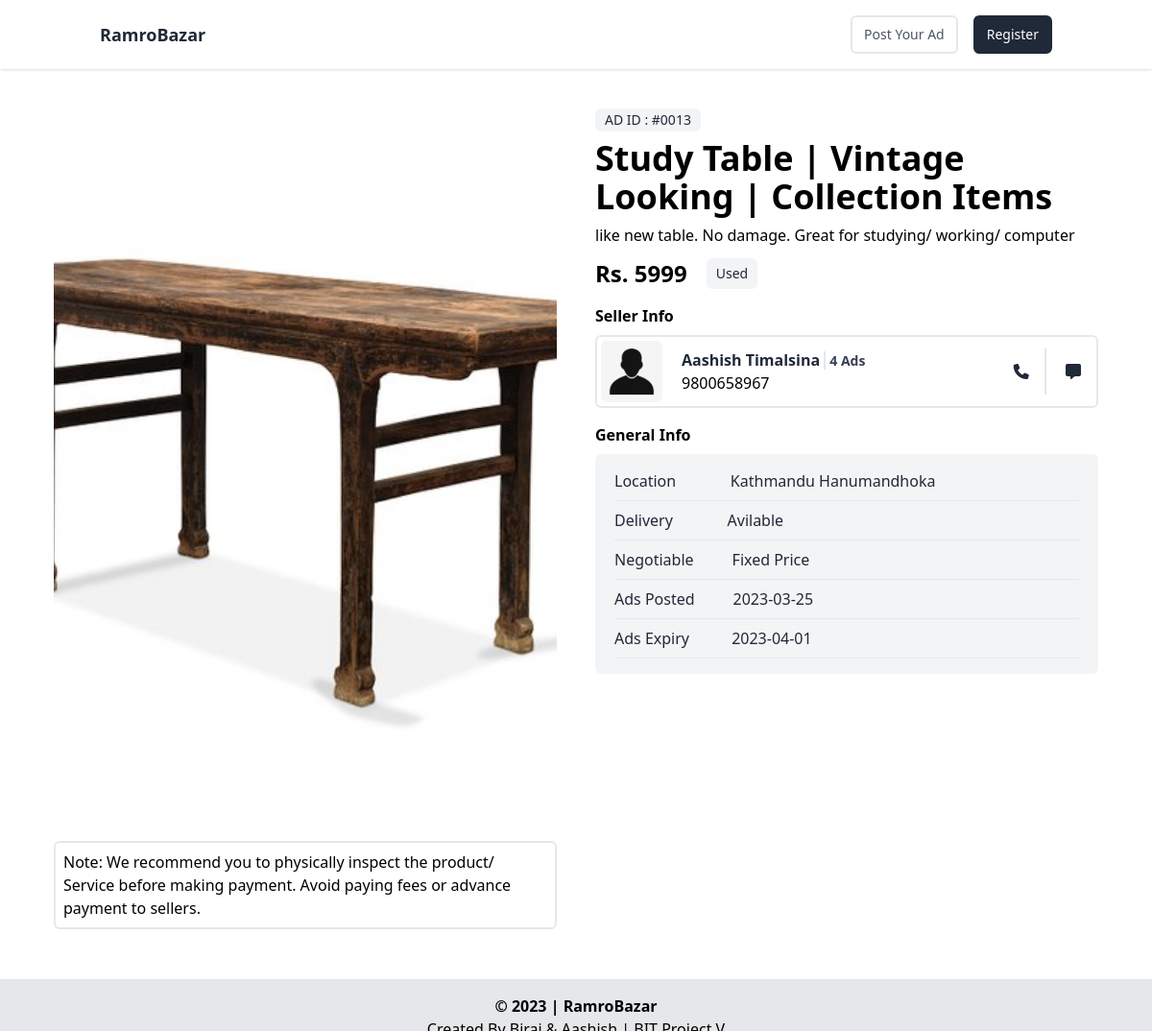
/product.php?id=13, run on the app's committed database.
### tables this page shows
CREATE TABLE `ads` (
  `ad_id` int(11) NOT NULL,
  `posted_by` varchar(100) NOT NULL,
  `is_active` tinyint(1) NOT NULL DEFAULT 1,
  `name` varchar(200) NOT NULL,
  `description` text NOT NULL,
  `image_1` varchar(200) NOT NULL,
  `image_2` varchar(200) DEFAULT NULL,
  `image_3` varchar(200) DEFAULT NULL,
  `category` int(11) NOT NULL,
  `is_negotiable` tinyint(1) NOT NULL,
  `price` int(11) NOT NULL,
  `created_at` date NOT NULL DEFAULT current_timestamp(),
  `expiry_at` date NOT NULL,
  `condition_id` int(11) NOT NULL,
  `used_for` int(11) DEFAULT NULL,
  `location` varchar(100) NOT NULL,
  `is_boosted` tinyint(1) DEFAULT NULL,
  `delivery` tinyint(1) NOT NULL DEFAULT 0,
  `view_status` tinyint(1) NOT NULL DEFAULT 1,
  `approval_status` int(11) DEFAULT 0
);

CREATE TABLE `user` (
  `user_id` int(11) NOT NULL,
  `name` varchar(50) NOT NULL,
  `email` varchar(50) NOT NULL,
  `phone` varchar(10) NOT NULL,
  `password` varchar(20) NOT NULL,
  `image` varchar(100) DEFAULT 'avatar.png',
  `is_verified` tinyint(1) DEFAULT NULL,
  `message_link` varchar(100) DEFAULT NULL,
  `created_at` datetime NOT NULL DEFAULT current_timestamp()
);

### product.php (the view)
<?php
include("partials/header.php");
include("partials/db.php");
$id = $_GET['id'];
$sql = "SELECT * FROM ads WHERE ad_id='$id'";
$query_run = mysqli_query($conn, $sql);
if(mysqli_num_rows($query_run) > 0){
 $ad = mysqli_fetch_assoc($query_run);
}
$posted_by = $ad['posted_by'];
$user = "SELECT * FROM user WHERE email='$posted_by'";
$find_user = mysqli_query($conn, $user);
if(mysqli_num_rows($find_user) > 0){
    $user = mysqli_fetch_assoc($find_user);
   }else{
    echo '<script type="text/javascript">toastr.error("Product Not Found !!!")</script>';
    sleep (5);
    header("Location:index.php");
   }
?>
<body>
    <?php include("partials/nav.php") ?>
    <div class="lg:px-14 p-2 grid grid-cols-1 gap-10 md:grid-cols-1 lg:grid-cols-2 py-10">
        <div class="">
            <img src="./media/uploads/ad/<?=$ad["image_1"]?>" alt="" class=" h-[70vh] w-full object-cover rounded-md overflow-hidden">
            <div class=" my-3 border-2 rounded-md p-2">
                <p>
                Note: We recommend you to physically inspect the product/ Service before making payment. Avoid paying fees or advance payment to sellers.
                </p>
            </div>
        </div>
        <div >
            <span
                class="inline-flex items-center rounded-md bg-gray-100 px-2.5 py-0.5 text-sm font-medium text-gray-800">AD
                ID : #00<?=$ad['ad_id']?></span>
            <h2 class=" text-4xl font-bold mt-2"><?=$ad['name'] ?></h2>
            <p class="mt-2"><?=$ad['description'] ?></p>
            <div class="flex my-3">
                <h3 class="text-2xl font-bold mr-5">Rs. <?=$ad['price'] ?></h3>
                <?php if(($ad["condition_id"] ) === '1'){ ?>
                    <span
                    class="inline-flex items-center rounded-md bg-gray-100 px-2.5 py-0.5 text-sm font-medium text-gray-800">Brand
                    New</span>
                <?php }elseif(($ad["condition_id"] ) === '2'){ ?>
                    <span
                    class="inline-flex items-center rounded-md bg-gray-100 px-2.5 py-0.5 text-sm font-medium text-gray-800">Like
                    New</span>
                <?php }elseif(($ad["condition_id"] ) === '3'){ ?>
                    <span
                    class="inline-flex items-center rounded-md bg-gray-100 px-2.5 py-0.5 text-sm font-medium text-gray-800">Used
                    </span>
                <?php }elseif(($ad["condition_id"] ) === '4'){ ?>
                    <span
                    class="inline-flex items-center rounded-md bg-gray-100 px-2.5 py-0.5 text-sm font-medium text-gray-800">Not Working</span>
                <?php } else {?>
                    <span class="text-sm my-3"></span>
                <?php }?>
            </div>
            <h3 class="font-bold mt-4">Seller Info</h3>
            <div class="flex border-2 rounded-md mt-2 items-center justify-between">
                <div class="flex content-center items-center">
                    <div class="h-16 w-16 overflow-hidden rounded-md m-1">
                        <img src="./media/uploads/user/<?=$user['image']?>" alt="">
                    </div>
                    <div class="ml-4">
                        <h4 class="font-bold text-gray-800"><?=$user['name']?> <span class="border-l-2 pl-1 text-sm text-gray-700"> 4 Ads</span></h4>
                        <p><?=$user['phone']?> </p>
                    </div>
                </div>
                <div>
                    <a href="tel:<?=$user['phone']?>">
                        <i class="fa fa-phone text-gray-800 p-4 border-r-2"></i>
                    </a>
                    <a href="https://wa.me/977<?=$user['phone']?>">
                        <i class="fa fa-message text-gray-800 p-4"></i>
                    </a>
                </div>
            </div>
            <div class="my-4">
                <h3 class="font-bold mt-4 mb-2">General Info</h3>
                <div class=" bg-gray-100 px-5 py-2 rounded-md text-gray-800">
                    <div class="flex border-b-[1px] my-2 pb-2 gap-10">
                        <div>
                            <span>Location&nbsp;&nbsp;&nbsp;&nbsp;</span>
                        </div>
                        <div>
                            <span><?=$ad['location'] ?></span>
                        </div>
                    </div>
                    <div class="flex border-b-[1px] my-2 pb-2 gap-10">
                        <div>
                            <span>Delivery&nbsp;&nbsp;&nbsp;&nbsp;</span>
                        </div>
                        <div>
                            <?php if($ad['delivery']==='0'){?>
                            <span>Not Avilable</span>
                            <?php
                            }else{?>
                             <span>Avilable</span>
                             <?php }?>
                        </div>
                    </div>
                    <div class="flex border-b-[1px] my-2 pb-2 gap-10">
                        <div>
                            <span>Negotiable</span>
                        </div>
                        <div>
                            <?php if($ad['is_negotiable']==='0'){?>
                            <span>Fixed Price</span>
                            <?php
                            }else{?>
                             <span>Negotiable</span>
                             <?php }?>
                        </div>
                    </div>
                    <div class="flex border-b-[1px] my-2 pb-2 gap-10">
                        <div>
                            <span>Ads Posted</span>
                        </div>
                        <div>
                            <span>
                            <?=$ad['created_at'] ?></span>
                        </div>
                    </div>
                    <div class="flex border-b-[1px] my-2 pb-2 gap-10">
                        <div>
                            <span>Ads Expiry&nbsp;</span>
                        </div>
                        <div>
                            <span><?=$ad['expiry_at'] ?></span>
                        </div>
                    </div>
                </div>
            </div>
        </div>
    </div>
    <?php include("./partials/footer.php")?>
</body>
</html>

### data on the page
ads: image_1 (picture), ad_id "13", name "Study Table | Vintage Looking | Collection Items", description "like new table. No damage. Great for studying/ working/ computer", price "5999", location "Kathmandu Hanumandhoka", created_at "2023-03-25", expiry_at "2023-04-01"
user: image (placeholder picture), name "Aashish Timalsina", phone "9800658967"
